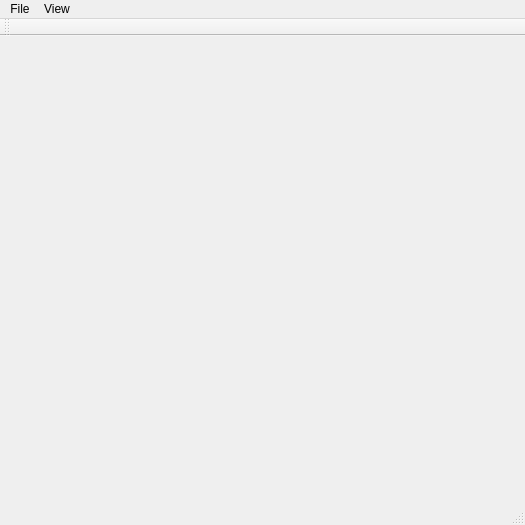
<?xml version="1.0" encoding="UTF-8"?>
<ui version="4.0">
 <class>MainWindow</class>
 <widget class="QMainWindow" name="MainWindow">
  <property name="geometry">
   <rect>
    <x>0</x>
    <y>0</y>
    <width>525</width>
    <height>525</height>
   </rect>
  </property>
  <property name="windowTitle">
   <string>SurveyPro v0.2a</string>
  </property>
  <widget class="QWidget" name="centralWidget">
   <widget class="QStackedWidget" name="stack">
    <property name="geometry">
     <rect>
      <x>10</x>
      <y>10</y>
      <width>591</width>
      <height>741</height>
     </rect>
    </property>
    <property name="currentIndex">
     <number>0</number>
    </property>
    <widget class="QWidget" name="page"/>
    <widget class="QWidget" name="page_2"/>
   </widget>
  </widget>
  <widget class="QMenuBar" name="menuBar">
   <property name="geometry">
    <rect>
     <x>0</x>
     <y>0</y>
     <width>525</width>
     <height>21</height>
    </rect>
   </property>
   <widget class="QMenu" name="menuFile">
    <property name="title">
     <string>File</string>
    </property>
    <addaction name="actionNew"/>
    <addaction name="actionOpen"/>
    <addaction name="actionSave"/>
    <addaction name="actionSave_As"/>
    <addaction name="separator"/>
    <addaction name="actionClose"/>
   </widget>
   <widget class="QMenu" name="menuView">
    <property name="title">
     <string>View</string>
    </property>
    <addaction name="actionEdit_View"/>
    <addaction name="actionSurvey_View"/>
   </widget>
   <addaction name="menuFile"/>
   <addaction name="menuView"/>
  </widget>
  <widget class="QToolBar" name="mainToolBar">
   <attribute name="toolBarArea">
    <enum>TopToolBarArea</enum>
   </attribute>
   <attribute name="toolBarBreak">
    <bool>false</bool>
   </attribute>
  </widget>
  <widget class="QStatusBar" name="statusBar"/>
  <action name="actionNew">
   <property name="text">
    <string>New</string>
   </property>
  </action>
  <action name="actionOpen">
   <property name="text">
    <string>Open</string>
   </property>
  </action>
  <action name="actionSave">
   <property name="text">
    <string>Save</string>
   </property>
  </action>
  <action name="actionSave_As">
   <property name="text">
    <string>Save As...</string>
   </property>
  </action>
  <action name="actionClose">
   <property name="text">
    <string>Close</string>
   </property>
  </action>
  <action name="actionEdit_View">
   <property name="text">
    <string>Edit View</string>
   </property>
  </action>
  <action name="actionSurvey_View">
   <property name="text">
    <string>Survey View</string>
   </property>
  </action>
 </widget>
 <layoutdefault spacing="6" margin="11"/>
 <resources/>
 <connections/>
</ui>
